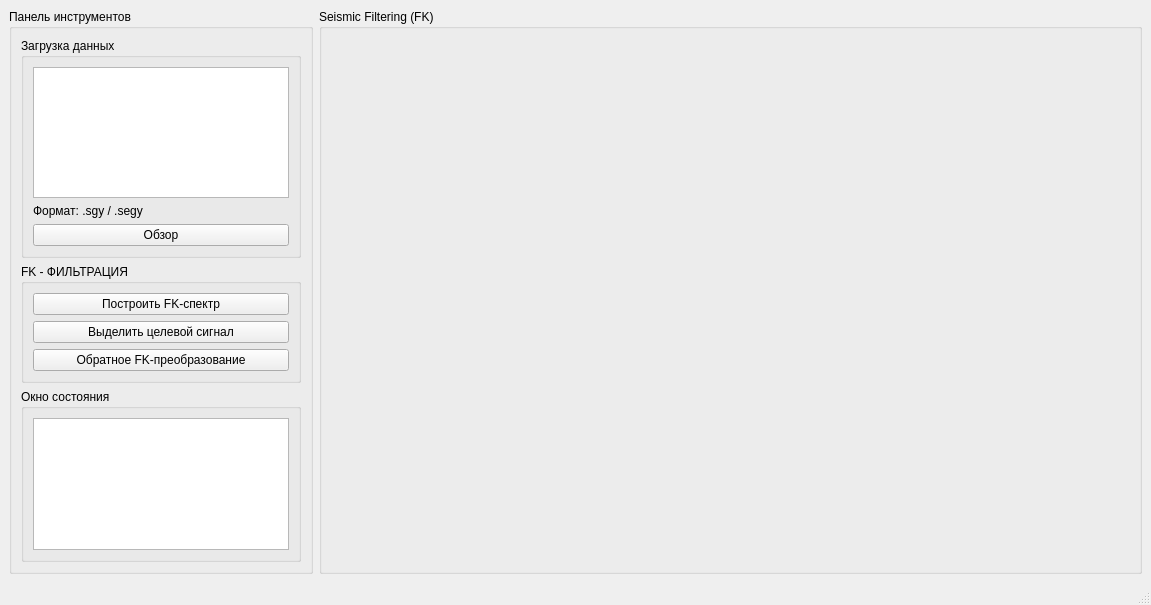
<?xml version="1.0" encoding="UTF-8"?>
<ui version="4.0">
 <class>MainWindow</class>
 <widget class="QMainWindow" name="MainWindow">
  <property name="geometry">
   <rect>
    <x>0</x>
    <y>0</y>
    <width>1151</width>
    <height>605</height>
   </rect>
  </property>
  <property name="windowTitle">
   <string>MainWindow</string>
  </property>
  <widget class="QWidget" name="centralwidget">
   <layout class="QHBoxLayout" name="horizontalLayout">
    <item>
     <widget class="QGroupBox" name="ToolGB">
      <property name="sizePolicy">
       <sizepolicy hsizetype="Fixed" vsizetype="Preferred">
        <horstretch>0</horstretch>
        <verstretch>0</verstretch>
       </sizepolicy>
      </property>
      <property name="title">
       <string>Панель инструментов</string>
      </property>
      <layout class="QVBoxLayout" name="verticalLayout">
       <item>
        <widget class="QGroupBox" name="SeismicDataGB">
         <property name="title">
          <string>Загрузка данных</string>
         </property>
         <layout class="QVBoxLayout" name="verticalLayout_2">
          <item>
           <widget class="QListWidget" name="SeismicDataLW"/>
          </item>
          <item>
           <widget class="QLabel" name="label">
            <property name="text">
             <string>Формат: .sgy / .segy</string>
            </property>
           </widget>
          </item>
          <item>
           <widget class="QPushButton" name="SeismicDataBtn">
            <property name="text">
             <string>Обзор</string>
            </property>
           </widget>
          </item>
         </layout>
        </widget>
       </item>
       <item>
        <widget class="QGroupBox" name="SeismicStartGB">
         <property name="title">
          <string>FK - ФИЛЬТРАЦИЯ</string>
         </property>
         <layout class="QVBoxLayout" name="verticalLayout_3">
          <item>
           <widget class="QPushButton" name="FkBtn">
            <property name="text">
             <string>Построить FK-спектр</string>
            </property>
           </widget>
          </item>
          <item>
           <widget class="QPushButton" name="SignalBtn">
            <property name="text">
             <string>Выделить целевой сигнал</string>
            </property>
           </widget>
          </item>
          <item>
           <widget class="QPushButton" name="ResultBtn">
            <property name="text">
             <string>Обратное FK-преобразование</string>
            </property>
           </widget>
          </item>
         </layout>
        </widget>
       </item>
       <item>
        <widget class="QGroupBox" name="ErrorGB">
         <property name="title">
          <string>Окно состояния</string>
         </property>
         <layout class="QVBoxLayout" name="verticalLayout_4">
          <item>
           <widget class="QListWidget" name="listWidget"/>
          </item>
         </layout>
        </widget>
       </item>
      </layout>
     </widget>
    </item>
    <item>
     <widget class="QGroupBox" name="groupBox">
      <property name="title">
       <string>Seismic Filtering (FK)</string>
      </property>
      <layout class="QVBoxLayout" name="verticalLayout_5">
       <item>
        <widget class="PlotWidget" name="SeismogramPW" native="true"/>
       </item>
       <item>
        <widget class="PlotWidget" name="FkPW" native="true"/>
       </item>
       <item>
        <widget class="PlotWidget" name="ResultPW" native="true"/>
       </item>
      </layout>
     </widget>
    </item>
   </layout>
  </widget>
  <widget class="QStatusBar" name="statusbar"/>
 </widget>
 <customwidgets>
  <customwidget>
   <class>PlotWidget</class>
   <extends>QWidget</extends>
   <header>pyqtgraph</header>
   <container>1</container>
  </customwidget>
 </customwidgets>
 <resources/>
 <connections/>
</ui>
